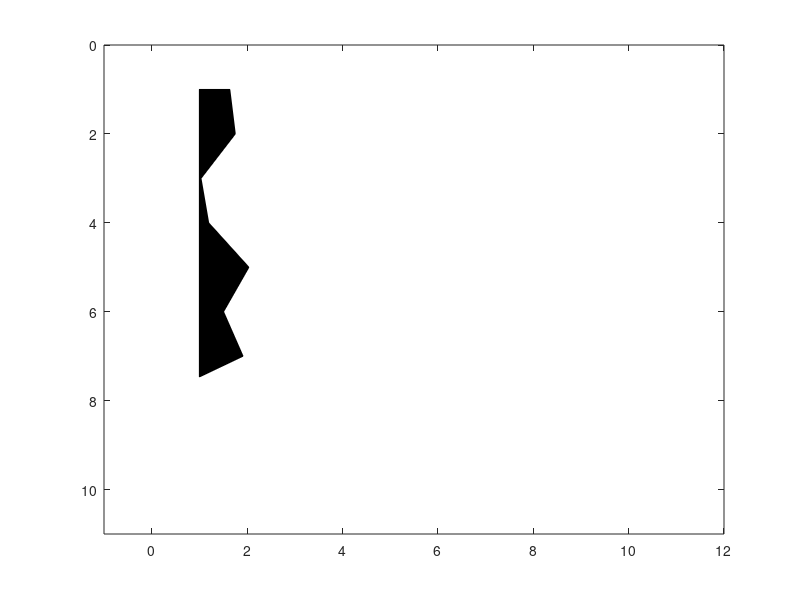

Recreate this plot in MATLAB. (Note: this script raises an error after producing the figure.)
function wigb (Data,scal,x,t,amx)
%WIGB    WIGB(Data,scal,x,t,amx) to plot seismic data in wiggle format.
%  'Data' is input matrix data(t,x)
%	 x and t are vectors with offset and time.
%	 If only 'Data' is enter, 'scal,x,t,amn,amx' are decided automatically; 
%	 otherwise, 'scal' is a scalar; 'x, t' are vectors for annotation in 
%	offset and time, amx are the amplitude range.


if nargin == 0, nx=10;nz=10; Data = rand(nz,nx)-0.5; end;

[nz,nx]=size(Data);

trmx= max(abs(Data));
if (nargin <= 4); amx=mean(trmx);  end;
if (nargin <= 2); x=[1:nx]; t=[1:nz]; end;
if (nargin <= 1); scal =1; end;

if nx <= 1; disp(' ERR:PlotWig: nx has to be more than 1');return;end;

 % take the average as dx
	dx1 = abs(x(2:nx)-x(1:nx-1));
 	dx = median(dx1);

 dz=t(2)-t(1);
 xmx=max(max(Data)); xmn=min(min(Data)); 

 if scal == 0; scal=1; end;
 Data = Data * dx /amx; 
 Data = Data * scal;

 fprintf(' PlotWig: data range [%f, %f], plotted max %f \n',xmn,xmx,amx);
 
% set display range 
x1=min(x)-2.0*dx; x2=max(x)+2.0*dx;
z1=min(t)-dz; z2=max(t)+dz;
 
set(gca,'NextPlot','add','Box','on', ...
  'XLim', [x1 x2], ...
  'YDir','reverse', ...
  'YLim',[z1 z2]);
 

	fillcolor = [0 0 0];
	linecolor = [0 0 0];
	linewidth = 0.1;

	t=t'; 	% input as row vector
	zstart=t(1);
	zend  =t(nz);

for i=1:nx,
   
  if trmx(i) ~= 0;    % skip the zero traces
	tr=Data(:,i); 	% --- one scale for all section
  	s = sign(tr) ;
  	i1= find( s(1:nz-1) ~= s(2:nz) );	% zero crossing points
	npos = length(i1);


	%12/7/97 
	zadd = i1 + tr(i1) ./ (tr(i1) - tr(i1+1)); %locations with 0 amplitudes
	aadd = zeros(size(zadd));

	[zpos,vpos] = find(tr >0);
	[zz,iz] = sort([zpos; zadd]); 	% indices of zero point plus positives
	aa = [tr(zpos); aadd];
	aa = aa(iz);

	% be careful at the ends
		if tr(1)>0, 	a0=0; z0=1.00;
		else, 		a0=0; z0=zadd(1);
		end;
		if tr(nz)>0, 	a1=0; z1=nz; 
		else, 		a1=0; z1=max(zadd);
		end;
			
	zz = [z0; zz; z1; z0];
 	aa = [a0; aa; a1; a0];
		

	zzz = zstart + zz*dz -dz;

	patch( aa+x(i) , zzz,  fillcolor);

	line( 'Color',[1 1 1],'EraseMode','background',  ...
         'Xdata', x(i)+[0 0], 'Ydata',[zstart zend]); % remove zero line

%'LineWidth',linewidth, ...
%12/7/97 'Xdata', x(i)+[0 0], 'Ydata',[z0 z1]*dz);	% remove zero line

	line( 'Color',linecolor,'EraseMode','background',  ...
	 'LineWidth',linewidth, ...
	 'Xdata', tr+x(i), 'Ydata',t);	% negatives line

   else % zeros trace
	line( 'Color',linecolor,'EraseMode','background',  ...
	 'LineWidth',linewidth, ...
         'Xdata', [x(i) x(i)], 'Ydata',[zstart zend]);
   end;
end;





